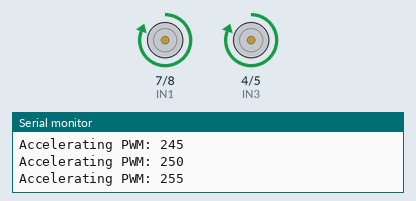
Simulated run of this sketch. Board: Arduino Uno, built with avr-gcc and run on an emulated ATmega328P. On the bench: motor-driver pin pairs drawn as motors (green arrow = first pin HIGH = forward, orange = second pin HIGH = backward, longer = more drive, scaled by the enable pin), the last lines printed to the serial monitor.

Above: at 5.2 s.
At 18.6 s:
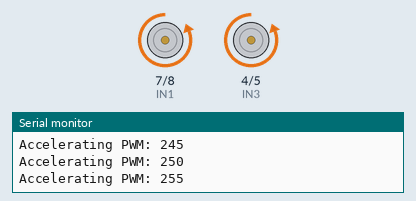
At 26.9 s:
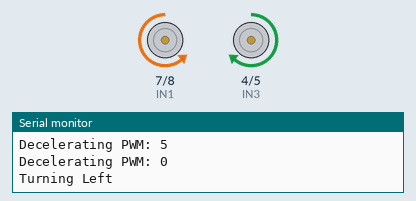
At 29.9 s:
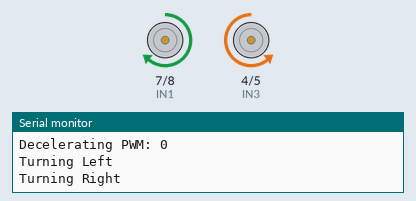
Timing chart, 0 to 39.5 s (numbered marks = the images above):
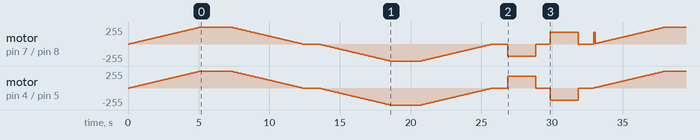

Measured:
- by itself, motor on pin 7 (IN1) / pin 8 (IN2): stopped → forward 5/255 at 0.10 s, → forward 10/255 0.10 s later, → forward 15/255 0.10 s later, → forward 20/255 0.10 s later, … (259 changes in this stretch)
- by itself, motor on pin 4 (IN3) / pin 5 (IN4): stopped → forward 5/255 at 0.10 s, → forward 10/255 0.10 s later, → forward 15/255 0.10 s later, → forward 20/255 0.10 s later, … (259 changes in this stretch)

The sketch:

motor_driver.ino
```cpp
/*
  L298N Dual Motor Controller
  Automatic Speed and Direction Changes

  Motor A: ENA, IN1, IN2
  Motor B: ENB, IN3, IN4
*/

// Motor A
const int ENA = 9;
const int IN1 = 7;
const int IN2 = 8;

// Motor B
const int ENB = 10;
const int IN3 = 4;
const int IN4 = 5;

// PWM settings
const int maxSpeed = 255;
const int speedStep = 5;
const int rampDelay = 100;

// Set motor directions
// 1 = Forward, -1 = Reverse, 0 = Stop
void setDirection(int motorA, int motorB) {

  // Disable motor outputs before
  // changing direction
  analogWrite(ENA, 0);
  analogWrite(ENB, 0);

  digitalWrite(IN1, motorA == 1 ? HIGH : LOW);
  digitalWrite(IN2, motorA == -1 ? HIGH : LOW);

  digitalWrite(IN3, motorB == 1 ? HIGH : LOW);
  digitalWrite(IN4, motorB == -1 ? HIGH : LOW);
}

// Set PWM speed
void setSpeed(int speedA, int speedB) {
  analogWrite(ENA, constrain(speedA, 0, 255));
  analogWrite(ENB, constrain(speedB, 0, 255));
}

// Stop motors
void stopMotors() {
  setSpeed(0, 0);
  setDirection(0, 0);
}

// Gradually increase speed
void accelerate() {
  for (int speed = 0; speed <= maxSpeed;
       speed += speedStep) {

    setSpeed(speed, speed);

    Serial.print("Accelerating PWM: ");
    Serial.println(speed);

    delay(rampDelay);
  }
}

// Gradually decrease speed
void decelerate() {
  for (int speed = maxSpeed; speed >= 0;
       speed -= speedStep) {

    setSpeed(speed, speed);

    Serial.print("Decelerating PWM: ");
    Serial.println(speed);

    delay(rampDelay);
  }

  setSpeed(0, 0);
}

void setup() {

  Serial.begin(9600);

  pinMode(ENA, OUTPUT);
  pinMode(IN1, OUTPUT);
  pinMode(IN2, OUTPUT);

  pinMode(ENB, OUTPUT);
  pinMode(IN3, OUTPUT);
  pinMode(IN4, OUTPUT);

  stopMotors();

  Serial.println("L298N Motor Test Started");
}

void loop() {

  // FORWARD
  Serial.println("Moving Forward");

  setDirection(1, 1);
  accelerate();

  delay(2000);

  decelerate();
  stopMotors();

  delay(1000);

  // REVERSE
  Serial.println("Moving Backward");

  setDirection(-1, -1);
  accelerate();

  delay(2000);

  decelerate();
  stopMotors();

  delay(1000);

  // TURN LEFT
  Serial.println("Turning Left");

  setDirection(-1, 1);
  setSpeed(180, 180);

  delay(2000);

  stopMotors();
  delay(1000);

  // TURN RIGHT
  Serial.println("Turning Right");

  setDirection(1, -1);
  setSpeed(180, 180);

  delay(2000);

  stopMotors();
  delay(1000);

  Serial.println("Cycle Complete");
  Serial.println("-----------------");
}
```
